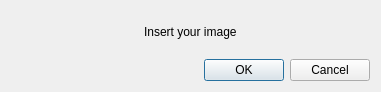
<?xml version="1.0" encoding="UTF-8"?>
<ui version="4.0">
 <class>ChangeImg</class>
 <widget class="QDialog" name="ChangeImg">
  <property name="geometry">
   <rect>
    <x>0</x>
    <y>0</y>
    <width>381</width>
    <height>92</height>
   </rect>
  </property>
  <property name="windowTitle">
   <string>Dialog</string>
  </property>
  <layout class="QGridLayout" name="gridLayout">
   <item row="2" column="0">
    <widget class="QDialogButtonBox" name="buttonBox">
     <property name="standardButtons">
      <set>QDialogButtonBox::Cancel|QDialogButtonBox::Ok</set>
     </property>
    </widget>
   </item>
   <item row="1" column="0">
    <layout class="QHBoxLayout" name="horizontalLayout">
     <item>
      <spacer name="horizontalSpacer">
       <property name="orientation">
        <enum>Qt::Horizontal</enum>
       </property>
       <property name="sizeHint" stdset="0">
        <size>
         <width>40</width>
         <height>20</height>
        </size>
       </property>
      </spacer>
     </item>
     <item>
      <widget class="QLabel" name="label">
       <property name="text">
        <string>Insert your image</string>
       </property>
      </widget>
     </item>
     <item>
      <spacer name="horizontalSpacer_2">
       <property name="orientation">
        <enum>Qt::Horizontal</enum>
       </property>
       <property name="sizeHint" stdset="0">
        <size>
         <width>40</width>
         <height>20</height>
        </size>
       </property>
      </spacer>
     </item>
    </layout>
   </item>
  </layout>
 </widget>
 <resources/>
 <connections/>
</ui>
